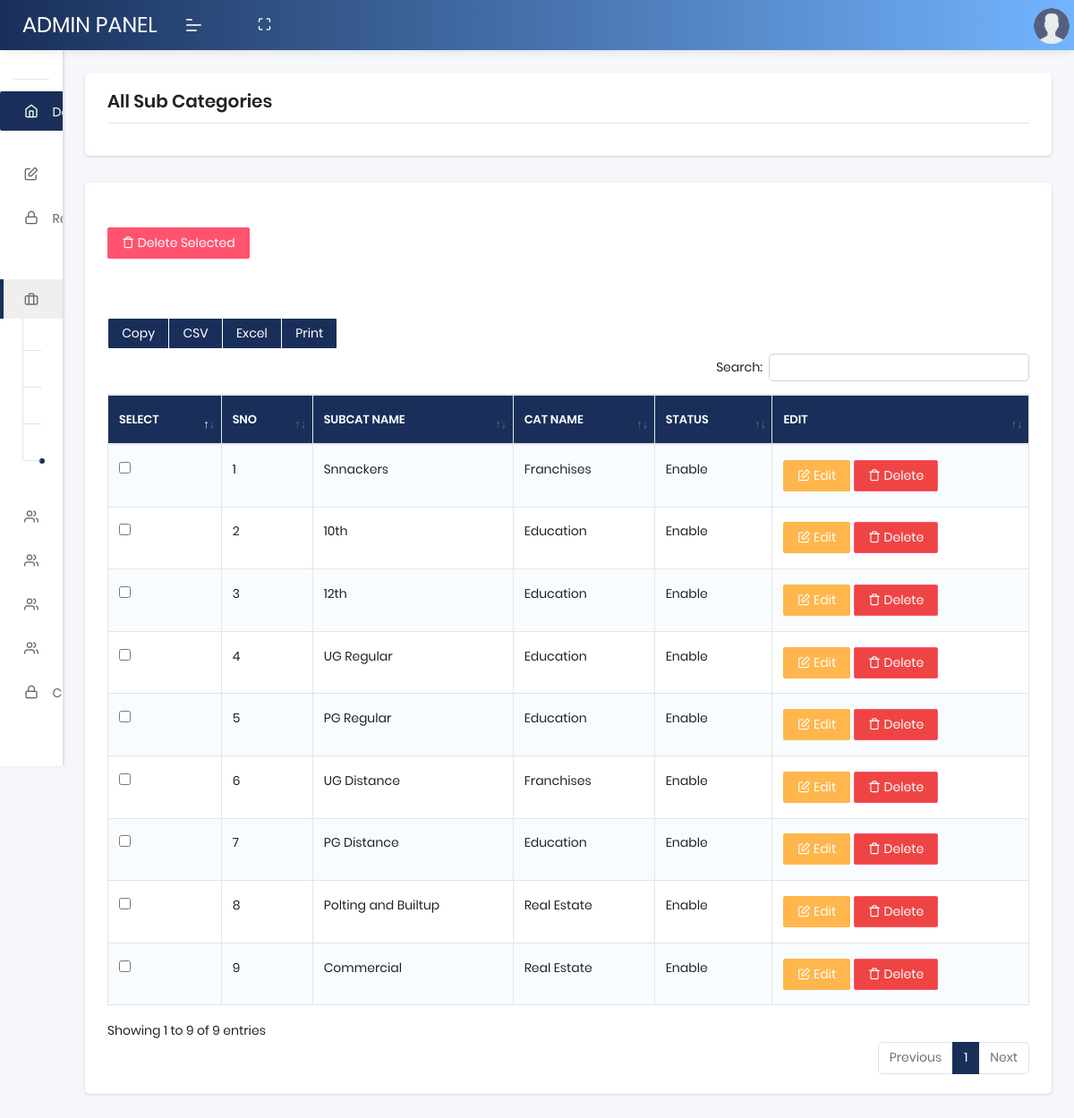
The app's page /manage-subcategories.php (signed in) with its own data.
### tables this page shows
CREATE TABLE `category` (
  `category_id` int(11) NOT NULL,
  `category_name` varchar(255) NOT NULL,
  `parent_category` varchar(255) NOT NULL,
  `status` varchar(100) NOT NULL DEFAULT '1'
);

CREATE TABLE `parent_category` (
  `id` int(11) NOT NULL,
  `name` varchar(255) NOT NULL,
  `status` varchar(255) NOT NULL,
  `created_at` timestamp NOT NULL DEFAULT current_timestamp() ON UPDATE current_timestamp()
);

### manage-subcategories.php (the view, shortened to what this page needs)
<?php
include("db/config.php");
$query = "SELECT
sc.category_id,
sc.parent_category,
    sc.category_name,
    cat.name,
    sc.status
FROM
    category as sc
JOIN parent_category as cat ON sc.parent_category = cat.id";
$result = mysqli_query($db, $query);
?>
<!DOCTYPE html>
<html lang="en">
<head>
    <link rel="stylesheet" href="assets/css/plugins/dataTables.bootstrap4.min.css">
    <link rel="stylesheet" href="assets/css/style.css">
</head>
<body class="">
    <?php
    include("header.php");
    ?>
    <?php
    include("navbar.php");
    ?>
    <section class="pcoded-main-container">
        <div class="pcoded-content">
            <div class="page-header">
                <div class="page-block">
                    <div class="row align-items-center">
                        <div class="col-md-12">
                            <div class="page-header-title">
                                <h5 class="m-b-10">All Sub Categories
                                </h5>
                            </div>
                        </div>
                    </div>
                </div>
            </div>
            <div class="row">
                <div class="col-sm-12">
                    <div class="card">
                        <div class="card-header table-card-header">
                        </div>
                        <div class="card-body">
                            <form id="deleteMForm" action="delete-subcategory.php" method="post">
                                <button type="button" id="deleteSelected" class="btn btn-danger">
                                    <i class='feather icon-trash'></i> Delete Selected
                                </button>
                                <div class="dt-responsive table-responsive mt-4">
                                    <br />
                                    <?php
                                    echo '<table id="basic-btn" class="table table-striped table-bordered nowrap">';
                                    echo "<thead>";
                                    echo "<tr>";
                                    echo "<th>SELECT</th>";
                                    echo "<th>SNO</th>";
                                    echo "<th>SubCat NAME</th>";
                                    echo "<th>Cat NAME</th>";
                                    echo "<th>STATUS</th>";
                                    echo "<th>EDIT</th>";
                                    echo "</tr>";
                                    echo "</thead>";
                                    ?>
                                    <?php
                                    $count = 1;
                                    echo "<tbody>";
                                    while ($row = mysqli_fetch_assoc($result)) {
                                        echo "<tr class='record'>";
                                        $encoded_id = base64_encode($row['category_id']);
                                        echo "<td><input type='checkbox' name='category_ids[]' value='$encoded_id'></td>";
                                        echo "<td> $count </td>";
                                        echo "<td>" . htmlspecialchars($row['category_name']) . "</td>";
                                        echo "<td>" . htmlspecialchars($row['name']) . "</td>";
                                        echo "<td>";
                                        if ($row['status'] == 1) {
                                            echo "Enable";
                                        } else {
                                            echo "Disable";
                                        }
                                        echo "</td>";
                                        echo "<td>
        <a href='edit-subcat.php?id=$encoded_id' class='btn btn-warning'>
            <i class='feather icon-edit'></i> Edit
        </a>
        <a href='javascript:void(0)' class='btn btn-danger delete-btn'
        data-id='" . $encoded_id . "'
        data-bs-toggle='modal'
        data-bs-target='#deleteModal'>
        <i class='feather icon-trash'></i> Delete
      </a>
    </td>";
                                        echo "</tr>";
                                        $count++;
                                    }
                                    echo "</tbody>";
                                    ?>
                                </div>
                                <br />
                            </form>
                        </div>
                    </div>
                </div>
            </div>
        </div>
    </section>
</body>
</html>

### records on screen
category: category_name "Snnackers", parent_category.name "Franchises", status "Enable"
category: category_name "10th", parent_category.name "Education", status "Enable"
category: category_name "12th", parent_category.name "Education", status "Enable"
category: category_name "UG Regular", parent_category.name "Education", status "Enable"
category: category_name "PG Regular", parent_category.name "Education", status "Enable"
category: category_name "UG Distance", parent_category.name "Franchises", status "Enable"
category: category_name "PG Distance", parent_category.name "Education", status "Enable"
category: category_name "Polting and Builtup", parent_category.name "Real Estate", status "Enable"
category: category_name "Commercial", parent_category.name "Real Estate", status "Enable"
